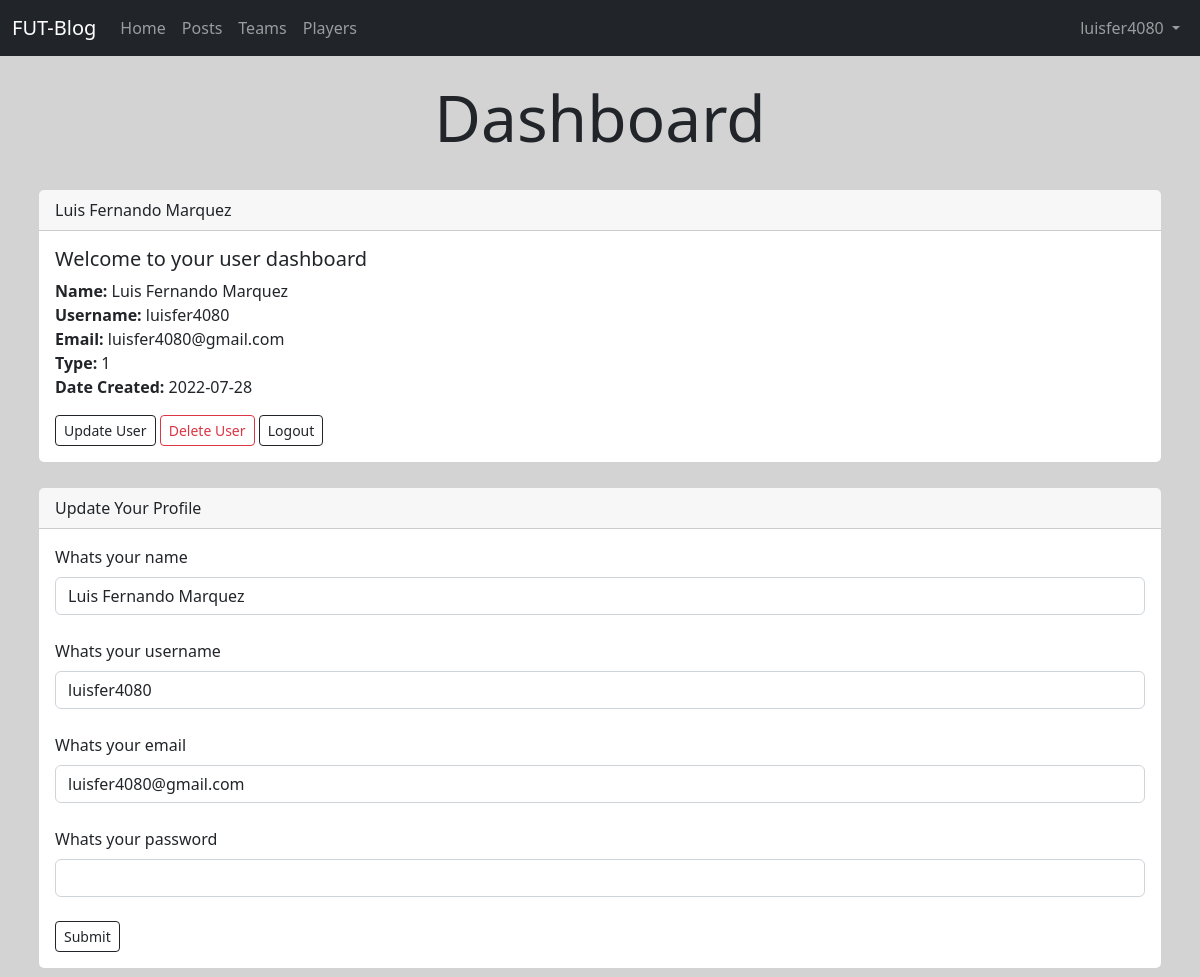
The page /dashboard (signed in) on the database its author committed.
### app.py (models this page shows, shortened)
class User (db.Model,UserMixin):
    id = db.Column(db.Integer, primary_key=True)
    name = db.Column(db.String(150))
    email = db.Column(db.String(150), unique=True)
    username = db.Column(db.String(150), unique=True)
    password_hash = db.Column(db.String(150))
    type = db.Column(db.Integer )
    date_created = db.Column(db.DateTime(timezone=True), default=datetime.utcnow)
    posts = db.relationship('Post', backref = 'user')
    teams = db.relationship('Team', backref = 'user')
    players = db.relationship('Player', backref = 'user')
    @property
    def password(self):
        raise AttributeError('password is not readeable attribute')

### app.py (the view)
@app.route('/dashboard', methods=['GET', 'POST'])
@login_required
def dashboard():
    form = UpdateUserForm()
    id=current_user.id
    user_to_update = User.query.get_or_404(id)
    if request.method == "POST":
        user_to_update.username = request.form['username']
        user_to_update.name = request.form['name']
        user_to_update.email = request.form['email']
        user_to_update.password_hash = request.form['password_hash']
        try:
            db.session.commit()
            flash("User updated successfully", category="success")
            return render_template("dashboard.html", form=form, user=current_user)
        except:
            flash("Error!! ... looks that there was a problem", category="error")
            return render_template("dashboard.html", form=form, user=current_user)
    else:
        return render_template("dashboard.html", form=form, user=current_user)

### webforms.py
class UpdateUserForm(FlaskForm):
    name = StringField("Whats your name" , validators=[DataRequired()])
    username = StringField("Whats your username" , validators=[DataRequired()])
    email = StringField("Whats your email" , validators=[DataRequired(),Email()])
    password_hash = PasswordField("Whats your password" , validators=[DataRequired()])
    submit = SubmitField("Submit")

### app.py (called while the page is built)
@login_manager.user_loader
def load_user(user_id):
    return User.query.get(int(user_id))

### templates/dashboard.html (shortened to what this page needs)
{% extends 'base.html' %}
{% block content %}
  <div class="container p-2">
    <div class="text-center mt-3">
        <h6 class="display-3 text-capitalize"> Dashboard <h6>
    </div>
    <br>
    <div class="card">
      <div class="card-header">
          {{current_user.name}}
      </div>
      <div class="card-body">
        <h5 class="card-title">Welcome to your user dashboard</h5>
        <p class="card-text">
          <strong>Name: </strong>{{current_user.name}}<br>
          <strong>Username: </strong>{{current_user.username}}<br>
          <strong>Email: </strong>{{current_user.email}}<br>
          <strong>Type: </strong>{{current_user.type}}<br>
          <strong>Date Created: </strong>{{current_user.date_created.strftime('%Y-%m-%d')}}<br>
        </p>
        <a href="{{url_for('update_user', id = current_user.id)}}" class="btn btn-outline-dark btn-sm">Update User</a>
        <a href="{{url_for('delete_user', id = current_user.id )}}" class="btn btn-outline-danger btn-sm" >Delete User</a>
        <a href="{{url_for('log_out')}}" class="btn btn-outline-dark btn-sm">Logout</a>
      </div>
    </div>
    <br>
    <div class="card">
      <div class="card-header">
        Update Your Profile
      </div>
      <div class="card-body">
          <form action="/dashboard" method="POST">
            {{ form.name.label(class = "form-label") }}
            {{ form.name(class = "form-control",value=current_user.name) }}
            <br>
            {{ form.username.label(class = "form-label") }}
            {{ form.username(class = "form-control",value=current_user.username) }}
            <br>
            {{ form.email.label(class = "form-label") }}
            {{ form.email(class = "form-control",value=current_user.email) }}
            <br>
            {{ form.password_hash.label(class = "form-label") }}
            {{ form.password_hash(class = "form-control", value=current_user.password) }}
            <br>
            {{ form.submit(class = "btn btn-outline-dark btn-sm" ) }}
        </form>
      </div>
    </div>
  </div>
{% endblock %}

### templates/navbar.html (shortened to what this page needs)
<nav class="navbar navbar-expand-lg navbar-dark bg-dark">
    <div class="container-fluid">
        <a class="navbar-brand" href="/home">FUT-Blog</a>
        <div class="collapse navbar-collapse" id="navbarSupportedContent">
            <ul class="navbar-nav me-auto mb-2 mb-lg-0">
                <li class="nav-item">
                    <a class="nav-link" aria-current="page" href="/home">Home</a>
                </li>
                {% if user.is_authenticated %}
                    <li class="nav-item">
                        <a class="nav-link" href="/post/portfolio_post">Posts</a>
                    </li>
                    <li class="nav-item">
                        <a class="nav-link" href="/team/portfolio_teams">Teams</a>
                    </li>
                    <li class="nav-item">
                        <a class="nav-link" href="/player/portfolio_players">Players</a>
                    </li>
                {%  endif %}
            </ul>
            <ul class="navbar-nav ms-auto">
                <li class="nav-item dropdown ">
                    <a class="nav-link dropdown-toggle" href="#" id="navbarDropdownMenuLink" role="button" data-bs-toggle="dropdown" aria-expanded="false">
                        {% if user.is_authenticated %}
                            {{user.username}}
                        {% else %}
                            User
                        {% endif %}
                    </a>
                </li>
            </ul>
        </div>
    </div>
</nav>

### static/css/main.css (style rules this page uses)
body { background-color: lightgray; }

### rows shown on the page
User: username "luisfer4080", name "Luis Fernando Marquez", email "luisfer4080@gmail.com", type "1", date_created "2022-07-28"
